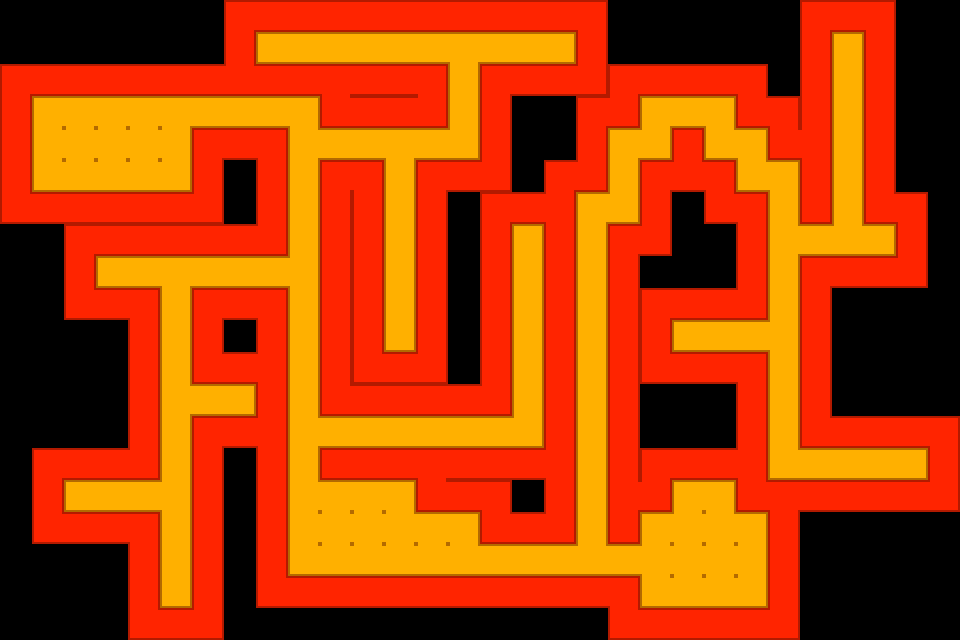

This is a level from a 2D game, rendered from its Tiled map with the project's own tilesets. A one-line summary and the complete map file follow:
An orthogonal 30x20 tile map with 32x32 px tiles, 1 tile layer (Layer1).

<map version="1.9" tiledversion="1.9.2" orientation="orthogonal" renderorder="right-down" width="30" height="20" tilewidth="32" tileheight="32" infinite="0" nextlayerid="2" nextobjectid="1">
 <editorsettings>
  <export target="tilemap_basic_1.json" format="json" />
 </editorsettings>
 <tileset firstgid="1" source="../tilesets/tileset_basic_1.tsx" />
 <layer id="1" name="Layer1" width="30" height="20">
  <data encoding="csv">
0,0,0,0,0,0,0,31,3,3,3,3,3,3,3,3,3,3,33,0,0,0,0,0,0,31,3,33,0,0,
0,0,0,0,0,0,0,1,16,8,8,8,8,8,10,8,8,18,1,0,0,0,0,0,0,1,7,1,0,0,
31,3,3,3,3,3,3,14,3,3,5,3,3,33,6,31,3,3,23,31,3,3,3,33,0,1,6,1,0,0,
1,36,10,10,10,10,8,8,8,38,21,3,3,23,6,1,0,0,31,23,36,8,38,21,33,1,6,1,0,0,
1,20,17,17,17,9,31,3,33,20,8,8,10,8,28,1,0,0,1,36,28,2,26,38,21,4,6,1,0,0,
1,26,19,19,19,28,1,0,1,6,31,33,6,31,3,23,0,31,23,6,31,14,33,26,38,1,6,1,0,0,
21,3,3,3,3,3,23,0,1,6,1,1,6,1,0,31,3,4,36,28,1,0,21,33,6,22,6,21,33,0,
0,0,31,3,3,3,3,3,23,6,1,1,6,1,0,1,7,1,6,31,23,0,0,1,20,8,19,18,1,0,
0,0,1,16,8,10,8,8,8,9,1,1,6,1,0,1,6,1,6,1,0,0,0,1,6,31,3,3,23,0,
0,0,21,3,33,6,31,3,33,6,1,1,6,1,0,1,6,1,6,1,31,3,3,23,6,1,0,0,0,0,
0,0,0,0,1,6,1,0,1,6,1,1,27,1,0,1,6,1,6,1,1,16,8,8,9,1,0,0,0,0,
0,0,0,0,1,6,21,3,4,6,1,21,3,23,0,1,6,1,6,1,21,3,3,33,6,1,0,0,0,0,
0,0,0,0,1,20,8,18,1,6,21,3,3,3,3,23,6,1,6,1,0,0,0,1,6,1,0,0,0,0,
0,0,0,0,1,6,31,3,4,20,8,8,8,8,8,8,28,1,6,1,0,0,0,1,6,21,3,3,3,33,
0,31,3,3,23,6,1,0,1,6,11,3,3,5,3,3,3,4,6,1,31,3,3,4,26,8,8,8,18,1,
0,1,16,8,8,9,1,0,1,20,10,10,38,21,3,33,0,1,6,15,23,36,38,21,5,3,3,3,3,23,
0,21,3,3,33,6,1,0,1,20,17,17,17,10,38,21,3,23,6,22,36,17,17,38,1,0,0,0,0,0,
0,0,0,0,1,6,1,0,1,26,19,19,19,19,19,8,8,8,19,8,17,17,17,9,1,0,0,0,0,0,
0,0,0,0,1,27,1,0,21,3,3,3,3,3,3,3,3,3,3,33,26,19,19,28,1,0,0,0,0,0,
0,0,0,0,21,3,23,0,0,0,0,0,0,0,0,0,0,0,0,21,3,3,3,3,23,0,0,0,0,0
</data>
 </layer>
</map>